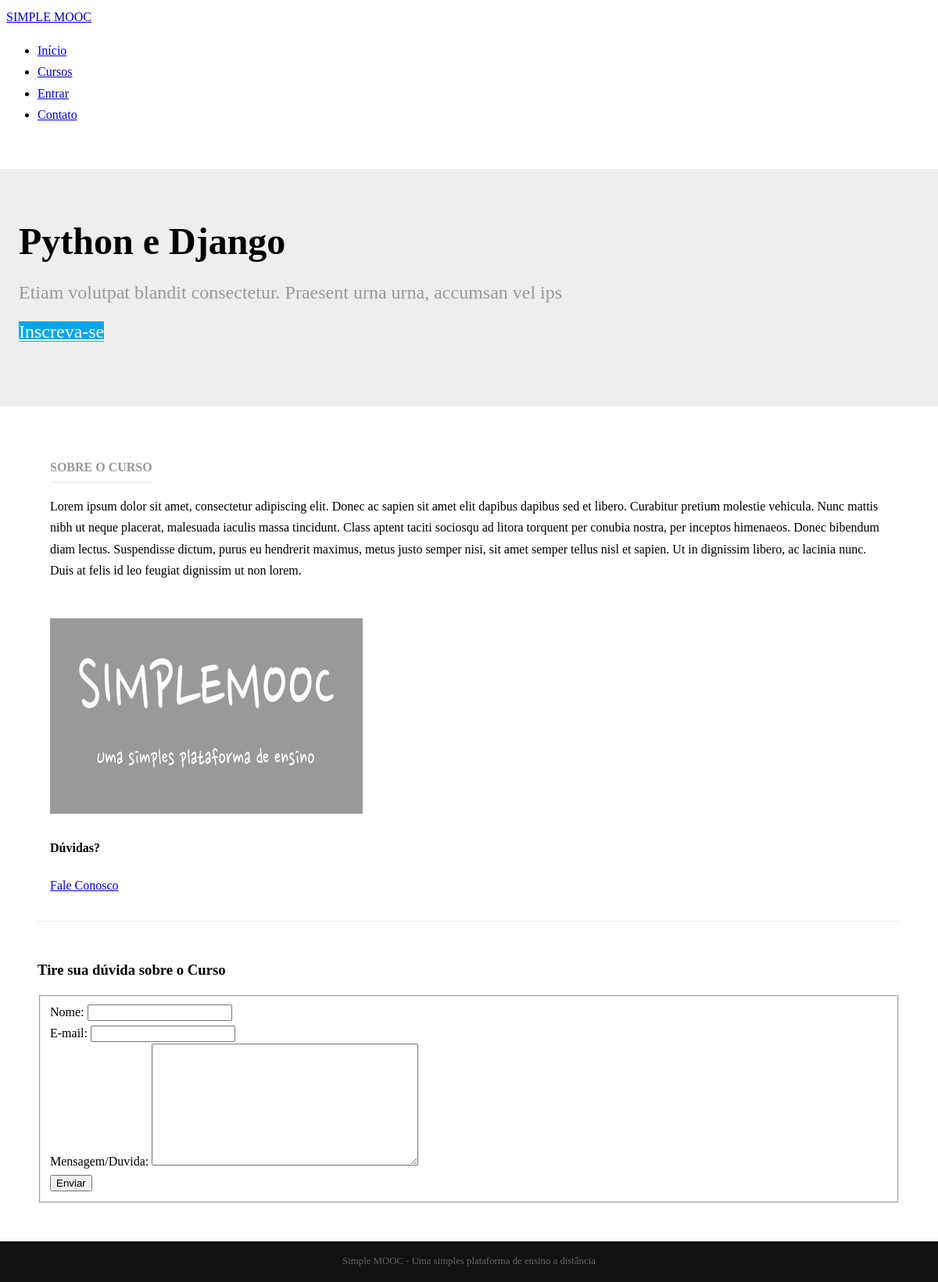
The app's page /cursos/python-e-django/ with its own data.
### simplemooc/courses/models.py (models this page shows, shortened)
class Course(models.Model):
	name = models.CharField('Nome', max_length=100)
	slug = models.SlugField('Atalho')
	description = models.TextField('Descrição', blank=True)
	about = models.TextField('Sobre o Curso', blank=True, null=True)
	start_date = models.DateField(
		'Data de Inicio', null=True, blank=True
	)
	image = models.ImageField(
		upload_to='courses/images', verbose_name='Imagem',
		null=True, blank=True
	)
	creater_at = models.DateTimeField(
		'Criado em', auto_now_add=True
	)
	upload_at = models.DateTimeField(
		'Atualizado em', auto_now=True
	)
	objects = CourseManager()
	def __str__(self):
			return self.name
	class Meta:
		verbose_name = 'Curso'
		verbose_name_plural = 'Cursos'
		ordering = ['name']

### simplemooc/courses/views.py (the view)
# urls.py: url(r'^(?P<slug>[\w_-]+)/$', 'details', name='details'),
def details(request,slug):
	course = get_object_or_404(Course, slug=slug)
	context = {}
	if request.method == 'POST':
		form = ContactCourse(request.POST)
		if form.is_valid():
			context['is_valid'] = True
			form.send_mail(course)
			form = ContactCourse()
	else:
		form = ContactCourse()
		context['form'] = form
	context['course'] = course
	template_name = 'courses/details.html'
	return render(request, template_name, context)

### simplemooc/courses/forms.py (shortened to what this page needs)
class ContactCourse(forms.Form):
	name = forms.CharField(label ='Nome', max_length=100)
	email = forms.EmailField(label='E-mail')
	message = forms.CharField(label='Mensagem/Duvida',
		widget=forms.Textarea)

### simplemooc/courses/templates/courses/details.html (shortened to what this page needs)
{% extends "base.html" %}
{% load static %}
{% block content %}
<div class="splash">
    <div class="pure-g-r">
        <div class="pure-u-1">
            <div class="l-box splash-text">
                <h1 class="splash-head">
                    {{ course }}
                </h1>
                <h2 class="splash-subhead">
                    {{ course.description }}
                </h2>
                <p>
                    <a href="#" class="pure-button primary-button">Inscreva-se</a>
                </p>
            </div>
        </div>
    </div>
</div>
<div class="pure-g-r content-ribbon">
    <div class="pure-u-2-3">
        <div class="l-box">
            <h4 class="content-subhead">Sobre o Curso</h4>
            {{ course.about|linebreaks }}
        </div>
    </div>
    <div class="pure-u-1-3">
        <div class="l-box">
            {% if course.image %}
            <img src="{{ course.image.url }}" alt="" />
            {% else %}
            <img src="{% static 'img/course-image.png' %}" alt="" />
            {% endif %}
             <h4>Dúvidas?</h4>
            <p>
                <a href="#contato" title="" class="pure-button">Fale Conosco</a>
            </p>
        </div>
    </div>
</div>
<div class="pure-g-r content-ribbon" id="contato">
    <div class="pure-u-1">
        <h3>Tire sua dúvida sobre o Curso</h3>
        <form action="#contato" class="pure-form pure-form-aligned" method="post">
            <fieldset>
                {% for field in form %}
                <div class="pure-control-group">
                    {{ field.label_tag }}
                    {{ field }}
                </div>
                {% endfor %}
                <div class="pure-controls">
                    <button type="submit" class="pure-button pure-button-primary">Enviar</button>
                </div>
            </fieldset>
        </form>
    </div>
</div>
{% endblock %}

### simplemooc/core/static/css/styles.css (style rules this page uses)
* { -webkit-box-sizing: border-box; -moz-box-sizing: border-box; box-sizing: border-box; }
body { margin: 0 auto; line-height: 1.7em; }
.l-box { padding: 1em; }
body .primary-button { background: #02a6eb; color: #fff; }
.splash { margin: 2em auto 0; padding: 3em 0.5em; background: #eee; }
.splash .splash-head { font-size: 300%; margin: 0em 0; line-height: 1.2em; }
.splash .splash-subhead { color: #999; font-weight: 300; line-height: 1.4em; }
.splash .primary-button { font-size: 150%; }
.content .content-subhead { color: #999; padding-bottom: 0.3em; text-transform: uppercase; margin: 0; border-bottom: 2px solid #eee; display: inline-block; }
.content .content-ribbon { margin: 3em; border-bottom: 1px solid #eee; }

### records on screen
Course: name "Python e Django", description "Etiam volutpat blandit consectetur. Praesent urna urna, accumsan vel ips", about "Lorem ipsum dolor sit amet, consectetur adipiscing elit. Donec ac sapien sit amet elit dapibus dapibus sed et libero. Curabitur pretium molestie vehicula. Nunc mattis nibh ut neque placerat, malesuada iaculis massa tincidunt. Class aptent taciti sociosqu ad litora torquent per conubia nostra, per inceptos himenaeos. Donec bibendum diam lectus. Suspendisse dictum, purus eu hendrerit maximus, metus justo semper nisi, sit amet semper tellus nisl et sapien. Ut in dignissim libero, ac lacinia nunc. Duis at felis id leo feugiat dignissim ut non lorem."

### other values on screen
{{ field.label_tag }} "Nome:" "E-mail:" "Mensagem/Duvida:"
